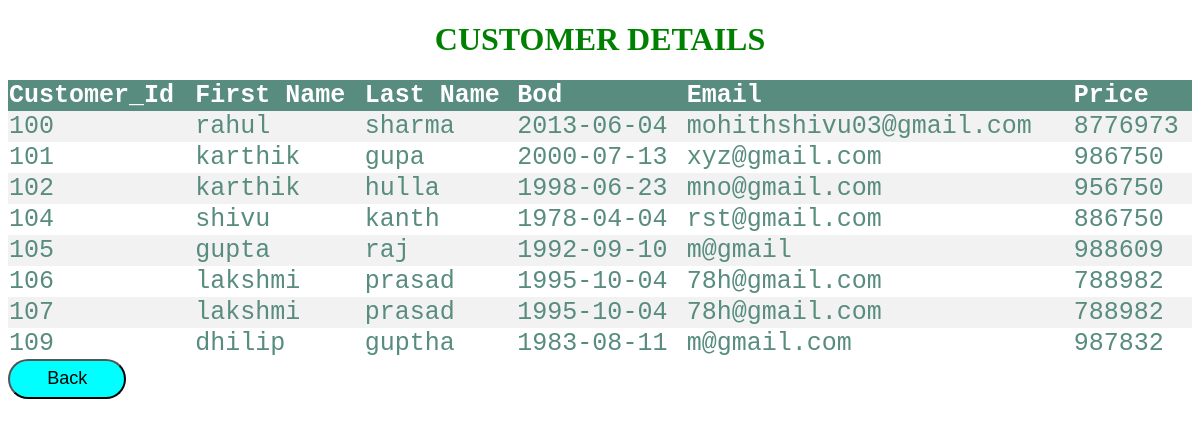
Screenshot of /ecdetails.php with the database file from the repository.
### tables this page shows
CREATE TABLE `customer` (
  `c_id` int(20) NOT NULL,
  `fname` varchar(220) NOT NULL,
  `lname` varchar(20) NOT NULL,
  `addr` varchar(40) NOT NULL,
  `cid` varchar(20) NOT NULL,
  `email` varchar(40) NOT NULL,
  `feedback` text DEFAULT NULL,
  `cost` int(11) DEFAULT NULL,
  `dob` date DEFAULT NULL
);

### ecdetails.php (the view, shortened to what this page needs)
   <!DOCTYPE html>
   <html>
   <head>
   </head>
   <body>
<h1 style="color: 'green';postion: 'center';">CUSTOMER DETAILS</h1>
   	<table>
   <tr>
   <th>Customer_Id</th>
   <th>First Name</th>
<th>Last Name</th>
   <th>Bod</th>
<th>Email</th>
<th>Price</th>
</tr>
   <?php
   $conn = mysqli_connect("localhost", "root", "", "car");
   $sql = "SELECT * FROM customer";
   $result = $conn->query($sql);
   if ($result->num_rows > 0) {
   while($row = $result->fetch_assoc()) {
  			 							echo "<tr><td>" . $row["c_id"]. "</td><td>" . $row["fname"] . "</td><td>".$row["lname"] . "</td><td>". $row["dob"] . "</td><td>". $row["email"] . "</td><td>".$row["cost"] . "</td></tr>";
   		}
   } else { echo " zero records"; }
   ?>
  </table>
<a href="employeview.php"><button name="back" style="width:10%;color=aqua;position: 'relative'; top:50%;bored-size:40px;border-radius:10pxborder: none;
   outline: none;
   height: 40px;
   background: aqua;
   color: back;
justify-content: center;
left:50%;
   font-size: 18px;
   border-radius: 20px;">Back</button></a>
   </body>
   </html>

### ecdetails.php (style rules this page uses)
table { border-collapse: collapse; width: 100%; color: #588c7e; font-family: monospace; font-size: 25px; text-align: left; }
th { background-color: #588c7e; color: white; }
tr:nth-child(even) { background-color: #f2f2f2 }
h1 { color: green; background-position: center; position: center; text-align: center; }

### rows the page displays
customer: c_id "100", fname "rahul", lname "sharma", dob "2013-06-04", email "mohithshivu03@gmail.com", cost "8776973"
customer: c_id "101", fname "karthik", lname "gupa", dob "2000-07-13", email "xyz@gmail.com", cost "986750"
customer: c_id "102", fname "karthik", lname "hulla", dob "1998-06-23", email "mno@gmail.com", cost "956750"
customer: c_id "104", fname "shivu", lname "kanth", dob "1978-04-04", email "rst@gmail.com", cost "886750"
customer: c_id "105", fname "gupta", lname "raj", dob "1992-09-10", email "m@gmail", cost "988609"
customer: c_id "106", fname "lakshmi", lname "prasad", dob "1995-10-04", email "78h@gmail.com", cost "788982"
customer: c_id "107", fname "lakshmi", lname "prasad", dob "1995-10-04", email "78h@gmail.com", cost "788982"
customer: c_id "109", fname "dhilip", lname "guptha", dob "1983-08-11", email "m@gmail.com", cost "987832"
